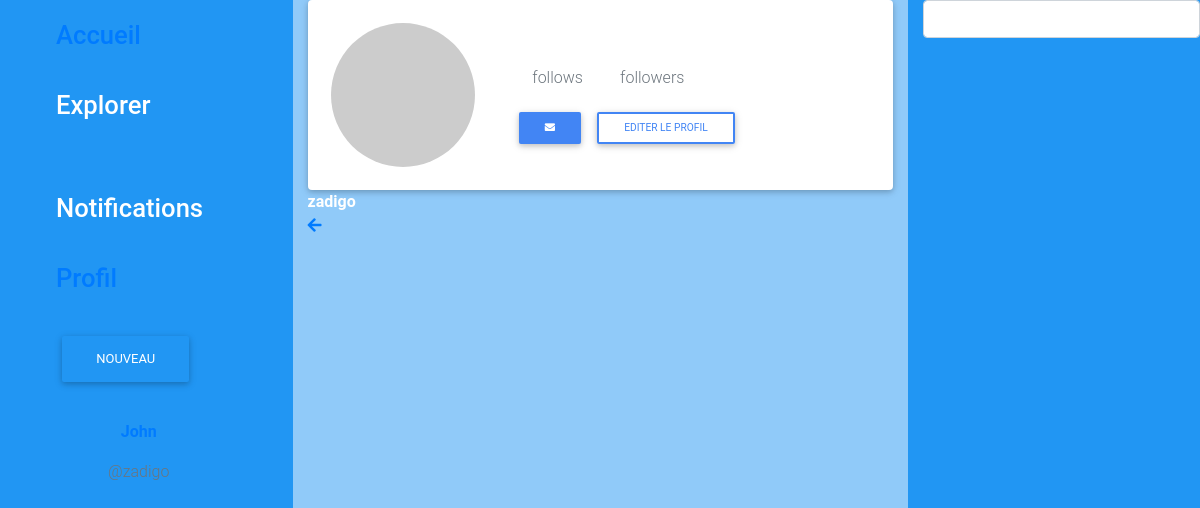
/feed/u/zadigo (signed in), run on an earlier commit of the app's database.
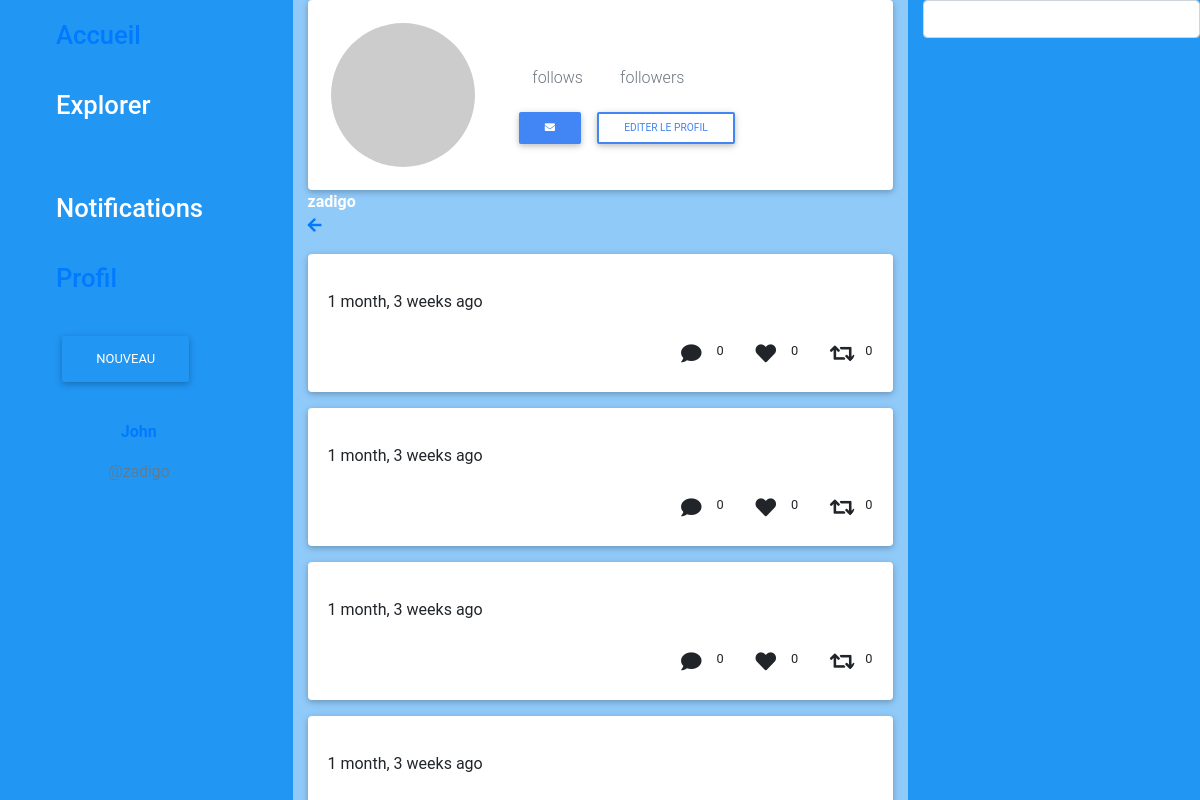
And on a later commit of the database.
### accounts/models.py (models this page shows, shortened)
class MyUser(AbstractBaseUser):
    email       = models.EmailField(max_length=255, unique=True)
    firstname      = models.CharField(max_length=100, null=True, blank=True)
    lastname         = models.CharField(max_length=100, null=True, blank=True)
    username         = models.CharField(max_length=50, null=True, blank=True, unique=True)
    is_active        = models.BooleanField(default=True)
    is_admin            = models.BooleanField(default=False)
    is_staff            = models.BooleanField(default=False)
    objects = MyUserManager()
    USERNAME_FIELD = 'email'
    REQUIRED_FIELDS = []

class MyUserProfile(models.Model):
    myuser = models.OneToOneField(MyUser, on_delete=models.CASCADE)
    customer_id = models.CharField(max_length=100, blank=True, null=True, help_text='Stripe customer ID')
    birthdate = models.DateField(default=timezone.now, blank=True, null=True)
    telephone = models.CharField(max_length=20, blank=True, null=True)
    address = models.CharField(max_length=150, blank=True, null=True)
    city  = models.CharField(max_length=100, blank=True, null=True)
    zip_code = models.IntegerField(blank=True, null=True)
    follows   = models.ManyToManyField('self', related_name='followed_by', symmetrical=False)
    avatar   = ProcessedImageField(
        processors=[ResizeToCover(100, 100)],
        format='JPEG',
        options={'quality': 80},
        upload_to=upload_to,
        blank=True,
        null=True
    )

### feed/models.py (models this page shows, shortened)
class AbstractMessage(models.Model):
    user = models.ForeignKey(
        USER_MODEL,
        on_delete=models.CASCADE
    )
    text = models.CharField(max_length=255, blank=True, null=True)
    visibility = models.CharField(
        max_length=100,
        choices=VisibilityChoices.choices,
        default=VisibilityChoices.PUBLIC
    )
    hashtags = models.ManyToManyField(
      Hashtag,
      blank=True
    )
    schedule = models.DateTimeField(
        default=timezone.now,
        blank=True,
        null=True,
        validators=[validate_scheduling_date]
    )
    scheduled = models.BooleanField(default=False)
    created_on = models.DateTimeField(auto_now_add=True)
    class Meta:
        abstract = True
        ordering = ['-created_on', '-pk']
        indexes = [
            models.Index(fields=['user'])
        ]

class Conversation(AbstractMessage):
    objects = ConversationsManager.as_manager()

### feed/views.py (the view)
# urls.py: url(r'^u/(?P<username>\w+)$', views.UserTimeLine.as_view(), name='user_timeline'),
class UserTimeLine(LoginRequiredMixin, CustomDetailView):
    template_name = 'pages/user_feed.html'

### feed/views.py (called while the page is built)
    def get_object(self, queryset=None):
        if queryset is None:
            queryset = self.get_queryset()
        username = self.kwargs.get('username')
        if username is not None:
            queryset = queryset.filter(username__iexact=username)
            try:
                user_timeline_to_view = queryset.get()
            except:
                raise Http404(f"The following user '{username}' could not be found")
            return user_timeline_to_view
        else:
            raise AttributeError('CustomDetailView should be called with a username in the url parameters')

### feed/templates/pages/user_feed.html (shortened to what this page needs)
{% extends "pages/index.html" %}
{% load i18n humanize %}
{% block middle_header %}
    <div class="card">
        <div class="profile-banner" style="background-image: url('https://images.unsplash.com/photo-1599231666334-ca0dbd7ad2da?ixlib=rb-1.2.1&ixid=eyJhcHBfaWQiOjEyMDd9&auto=format&fit=crop&w=500&q=80');">
            <div class="card-body">
                <div class="row">
                    <div class="col-4">
                        <div class="avatar">
                            <img src="{{ user_feed.avatar|default:'https://via.placeholder.com/300' }}" class="img-fluid" alt="{{ user_feed.username }}">
                        </div>
                    </div>
                    <div class="col-8 white-text">
                        <h2>{{ user_feed.username }}</h2>
                        <div class="details d-flex flex-direction-row justify-content-left">
                            <p class="font-weight-bolder" id="follows">
                                <a href="{% url 'feed:follows' user_feed.username %}" class="white-text">
                                    {{ user_feed.myuserprofile.follows.count|default:0 }} <span class="text-muted font-weight-light">follows</span>
                                </a>
                            </p>
                            <p class="ml-4 font-weight-bolder" id="followers">
                                <a href="{% url 'feed:followers' user_feed.username %}" class="white-text">
                                    {{ user_feed.myuserprofile.followed_by.count|default:0 }} <span class="text-muted font-weight-light">followers</span>
                                </a>
                            </p>
                        </div>
                        <p>
                            <a href="{% url 'directmessages:messages' user.id user_feed.id %}" class="btn btn-sm btn-primary ml-0">
                                <i class="fa fa-envelope fa-1x"></i>
                            </a>
                            {% if user.username != user_feed.username %}
                                {% if user.myuserprofile in user_feed.myuserprofile.followed_by.all %}
                                    <a href="{% url 'feed:unfollow' user_feed.username %}" class="btn btn-sm btn-danger">
                                        {% trans "Unfollow user" %}
                                    </a>
                                {% else %}
                                    <a href="{% url 'feed:follow' user_feed.username %}" class="btn btn-sm btn-primary">
                                        {% trans "Follow user" %}
                                    </a>
                                {% endif %}
                            {% else %}
                                <a href="{% url 'accounts:profile:home' %}" class="btn btn-sm btn-outline-primary">
                                    {% trans "Editer le profil" %}
                                </a>
                            {% endif %}
                        </p>
                    </div>
                </div>
            </div>
        </div>
    </div>
{% endblock %}
{% block middle %}
    <div class="row">
        <div class="col-12 text-white">
            <div class="username font-weight-bold">{{ user_feed.username }}</div>
            <a href="{% url 'feed:home' %}">
                <i class="fa fa-arrow-left"></i>
            </a>
        </div>
    </div>
    <div class="row">
        <div class="col-12">
            {% for conversation in user_feed.conversation_set.all %}
                {% include "components/cards/conversation.html" %}
            {% endfor %}
        </div>
    </div>
{% endblock %}
{% block right %}
    <div class="row">
        <div class="col-12">
            <form action="{% url 'feed:search' %}" method="get">
                <div class="form-group">
                    <input class="form-control" type="search" name="q" id="search">
                </div>
            </form>
        </div>
    </div>
{% endblock %}

### feed/templates/pages/index.html (shortened to what this page needs)
{% extends "base.html" %}
{% load i18n humanize %}
{% block hero %}
    <section class="view">
        <div id="vue_feed_app">
            <div class="row" style="height: 100vh;">
                <div class="col-3 blue">
                    <div class="row">
                        <div class="col-12">
                            {% include "components/sidebar_links.html" %}
                        </div>
                        {% include "components/user_handles.html" %}
                    </div>
                </div>
                <div class="col-6 blue lighten-3">
                    <div class="wrapper">
                        {% block middle_header %}{% endblock %}
                        {% block middle %}{% endblock %}
                    </div>
                </div>
                <div class="col-3 blue">
                    {% block right %}{% endblock %}
                </div>
            </div>
        </div>
    </section>
{% endblock %}

### templates/base.html (shortened to what this page needs)
{% load static %}
<!DOCTYPE html>
<html lang="{{ LANGUAGE_CODE }}">
    <head>
        <link rel="stylesheet" href="https://stackpath.bootstrapcdn.com/bootstrap/4.5.2/css/bootstrap.min.css">
        <link rel="stylesheet" href="https://use.fontawesome.com/releases/v5.1.0/css/all.css">
        <link rel="stylesheet" href="{% static 'mdb.css' %}">
        <link rel="stylesheet" href="{% static 'style.css' %}">
    </head>
    <body>
        {% block main %}
            <main>
                {% block hero %}{% endblock %}
            </main>
        {% endblock %}
    </body>
</html>

### feed/templates/components/sidebar_links.html (shortened to what this page needs)
<ul class="sidebar">
    <li>
        <a href="{% url 'feed:home' %}">Accueil</a>
    </li>
    <li>Explorer</li>
    <li>
    </li>
    <li>Notifications</li>
    <li>
        <a href="{% url 'feed:user_timeline' user.username %}">
            Profil
        </a>
    </li>
    <li>
        <a class="btn" @click="opennewmessagemodal()">Nouveau</a>
    </li>
</ul>

### feed/templates/components/user_handles.html
<div class="col-12 text-center">
    <p class="font-weight-bold">
        <a href="{% url 'feed:user_timeline' user.username %}">
            {{ user.firstname }}
        </a>
    </p>
    <p class="text-muted">@{{ user.username }}</p>
</div>

### feed/templates/components/cards/conversation.html (shortened to what this page needs)
{% load i18n humanize %}
<div class="card mt-3">
    <div class="card-body">
        <p>{{ conversation.created_on|naturaltime }}</p>
        {% include "components/cards/actions.html" %}
    </div>
</div>

### feed/templates/components/cards/actions.html
<div class="actions d-flex flex-direction-row justify-content-right float-right">
    <div class="action-group">
        <div class="btn btn-sm btn-circle z-depth-0">
            <i class="fa fa-comment fa-2x"></i>
        </div>
        <small>
            {{ conversation.comments_set.count|default:0 }}
        </small>
    </div>
    <div class="action-group">
        <div class="btn btn-sm btn-circle z-depth-0" @click="addlike('{{ conversation.id }}')">
            {% if conversation.has_liked %}
                <i id="like-{{ conversation.id }}" class="fas fa-heart red-text fa-2x"></i>
            {% else %}
                <i id="like-{{ conversation.id }}" class="fas fa-heart fa-2x"></i>
            {% endif %}
        </div>
        <small id="likes-count-{{ conversation.id }}">
            {{ conversation.like_set.count|default:0 }}
        </small>
    </div>
    <div class="action-group">
        <div class="btn btn-sm btn-circle z-depth-0" @click="share($el, {{ conversation.id }})">
            <i class="fa fa-retweet fa-2x" @click="share({{ conversation.id }})"></i>
        </div>
        <small>
            {{ conversation.shares_set.count|default:0 }}
        </small>
    </div>
</div>

### feed/templates/components/modals/new.html (shortened to what this page needs)
{% extends "components/modals/base.html" %}
{% load i18n %}

### static/style.css (style rules this page uses)
.view, body, html { height: 100vh; }
.avatar { height: 150px; width: 150px; border-radius: 50%; overflow: hidden; border: 3px solid white; }
.profile-banner { background-position: center; background-size: cover; background-repeat: no-repeat; }
.sidebar { list-style: none; color: white; }
.sidebar li { padding: 1rem; font-weight: 500; font-size: 1.6rem; cursor: pointer; transition: all 1s; }
.btn-circle { width: 30px; height: 30px; text-align: center; padding: 6px 0; font-size: 12px; line-height: 1.428571429; border-radius: 15px; }

What changed in the data, as far as the page shows it:
added Conversation: created_on "1 month, 3 weeks ago", comments_set.count "0", like_set.count "0", shares_set.count "0"
added Conversation: created_on "1 month, 3 weeks ago", comments_set.count "0", like_set.count "0", shares_set.count "0"
added Conversation: created_on "1 month, 3 weeks ago", comments_set.count "0", like_set.count "0", shares_set.count "0"
added Conversation: created_on "1 month, 3 weeks ago"
